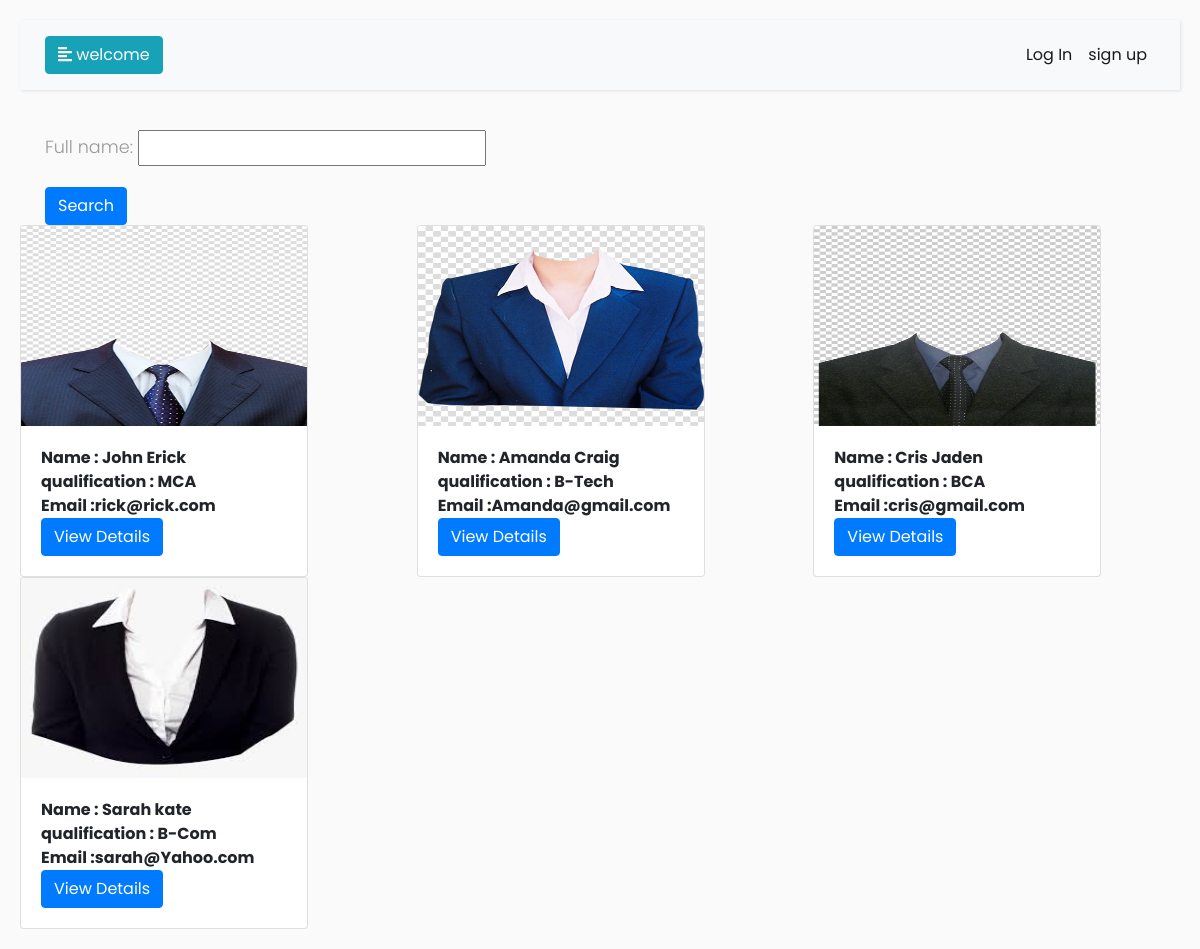
The page / on the database its author committed.
### resumeapp/models.py (models this page shows, shortened)
class personaldetails(models.Model):
    Email=models.CharField(max_length=100,unique=True)
    Password=models.CharField(max_length=120)
    Full_Name=models.CharField(max_length=100)
    Date_of_birth=models.CharField(max_length=15)
    lastdegree=models.CharField(max_length=100)
    image=models.ImageField(upload_to="images")

### resumeapp/views.py (the view, shortened to what this page needs)
# urls.py: path("", userIndex, name="userindex"),
def userIndex(request):
    form=personaldetails.objects.all()
    context={}
    context['resume']=form
    form = Searchform()
    context['search'] = form
    return render(request,"resumeapp/userindex.html",context)

### resumeapp/forms.py
class Searchform(forms.Form):
    Full_Name=forms.CharField(max_length=120)

### resumeapp/templates/resumeapp/userindex.html (shortened to what this page needs)
<!DOCTYPE html>
{% extends "resumeapp/userbase.html" %}
{% block body_block %}
<div class="container">
    <div class="row">
        <div class="col-6">
               <form method="post">
                    {{search.as_p}} <input type="submit" class="btn btn-primary" value="Search">
               </form>
            </div>
            <div class="col-6"></div>
        </div>
    </div>
    <div class="row">
            {%for res in resume %}
            <div class="col-lg-4">
                <div class="card" style="width: 18rem;">
                <img src="{{res.image.url}}" class="card-img-top" alt="..." height="200px" width="100px" >
                <div class="card-body">
                    <b>Name : {{res.Full_Name}}</b><br>
                    <b>qualification : {{res.lastdegree}}</b><br>
                    <b>Email :{{res.Email}}</b><br>
                    <a href="{%url "publicviewresume" res.id %}" class="btn btn-primary">View Details</a>
                </div>
    </div>
            </div>
        {% endfor %}
    </div>
{% endblock %}

### resumeapp/templates/resumeapp/userbase.html (shortened to what this page needs)
<!DOCTYPE html>
{% load static %}
<html>
<head>
    <link rel="stylesheet" href="https://stackpath.bootstrapcdn.com/bootstrap/4.1.0/css/bootstrap.min.css">
    <link rel="stylesheet" href="{%static "CSS/style.css" %}" >
</head>
<body>
    <div class="wrapper">
        <div id="content">
            <nav class="navbar navbar-expand-lg navbar-light bg-light">
                <div class="container-fluid">
                    <button type="button" id="sidebarCollapse" class="btn btn-info">
                        <i class="fas fa-align-left"></i>
                        <span>welcome</span>
                    </button>
                    <div class="collapse navbar-collapse" id="navbarSupportedContent">
                        <ul class="nav navbar-nav ml-auto">
                            <li class="nav-item active">
                            <a class="nav-link" href="{%url 'loginpage' %}">Log In</a>
                            </li>
                            <li class="nav-item active">
                                <a class="nav-link" href="{%url 'register' %}">sign up</a>
                            </li>
                        </ul>
                    </div>
                </div>
            </nav>
{% block body_block %}
{% endblock %}
        </div>
    </div>
</body>
</html>

### resumeapp/static/CSS/style.css (style rules this page uses)
body { font-family: 'Poppins', sans-serif; background: #fafafa; }
p { font-family: 'Poppins', sans-serif; font-size: 1.1em; font-weight: 300; line-height: 1.7em; color: #999; }
a, a:hover, a:focus { color: inherit; text-decoration: none; transition: all 0.3s; }
.navbar { padding: 15px 10px; background: #fff; border: none; border-radius: 0; margin-bottom: 40px; box-shadow: 1px 1px 3px rgba(0, 0, 0, 0.1); }
.wrapper { display: flex; width: 100%; align-items: stretch; }
#content { width: 100%; padding: 20px; min-height: 100vh; transition: all 0.3s; }

### rows shown on the page
personaldetails: image (picture), Full_Name "John Erick", lastdegree "MCA", Email "rick@rick.com"
personaldetails: image (picture), Full_Name "Amanda Craig", lastdegree "B-Tech", Email "Amanda@gmail.com"
personaldetails: image (picture), Full_Name "Cris Jaden", lastdegree "BCA", Email "cris@gmail.com"
personaldetails: image (picture), Full_Name "Sarah kate", lastdegree "B-Com", Email "sarah@Yahoo.com"
